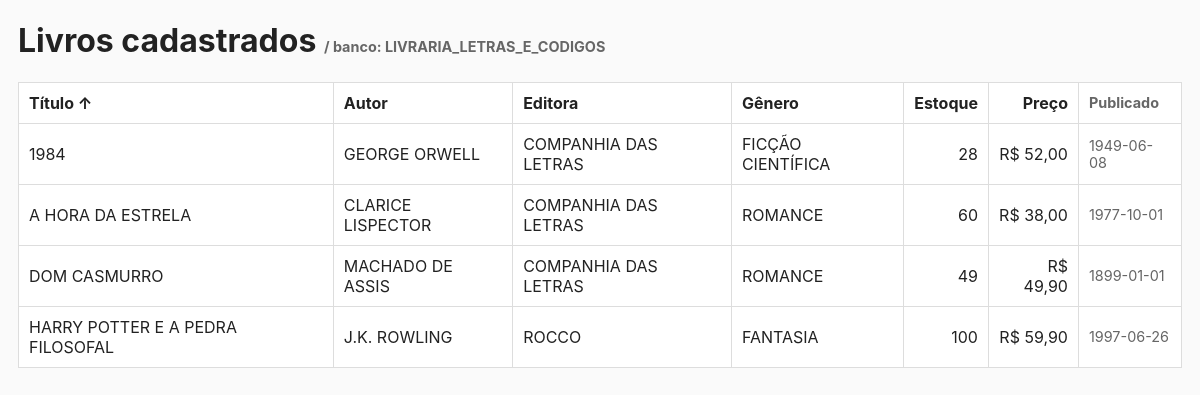
/MySQL/Livraria_01/index.php, run on an earlier commit of the app's database.
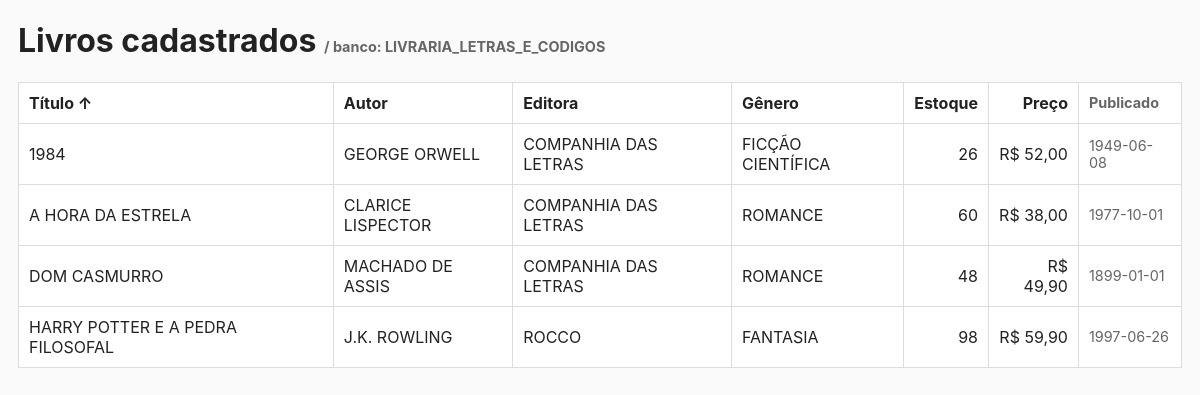
And on a later commit of the database.
### tables this page shows
CREATE TABLE LIVROS (
    ID_LIVRO INT PRIMARY KEY AUTO_INCREMENT,
    TITULO VARCHAR(255) NOT NULL,
    ID_AUTOR_FK INT NOT NULL,
    ID_EDITORA_FK INT NOT NULL,
    GENERO VARCHAR(50),
    PRECO DECIMAL(10, 2) NOT NULL,
    QUANTIDADE_ESTOQUE INT NOT NULL,
    DATA_PUBLICACAO DATE,
    FOREIGN KEY (ID_AUTOR_FK) REFERENCES AUTORES(ID_AUTOR),
    FOREIGN KEY (ID_EDITORA_FK) REFERENCES EDITORAS(ID_EDITORA)
);

CREATE TABLE AUTORES (
    ID_AUTOR INT PRIMARY KEY AUTO_INCREMENT,
    NOME VARCHAR(100) NOT NULL,
    NACIONALIDADE VARCHAR(50),
    DATA_NASCIMENTO DATE
);

CREATE TABLE EDITORAS (
    ID_EDITORA INT PRIMARY KEY AUTO_INCREMENT,
    NOME VARCHAR(100) NOT NULL UNIQUE,
    CNPJ VARCHAR(18) UNIQUE,
    ENDERECO VARCHAR(255),
    CIDADE VARCHAR(100),
    CONTATO_NOME VARCHAR(100),
    TELEFONE VARCHAR(20)
);

### MySQL/Livraria_01/index.php (the view, shortened to what this page needs)
<?php
$dbHost = '127.0.0.1';
$dbPort = 3306;
$dbUser = 'root';
$dbPass = 'senaisp';
$dbName = 'LIVRARIA_LETRAS_E_CODIGOS';
$mysqli = mysqli_connect($dbHost, $dbUser, $dbPass, $dbName, $dbPort);
mysqli_set_charset($mysqli, 'utf8mb4');
$columns = [
    'ID_LIVRO','TITULO','ID_AUTOR_FK','ID_EDITORA_FK',
    'GENERO','PRECO','QUANTIDADE_ESTOQUE','DATA_PUBLICACAO',
    'AUTOR','EDITORA'
];
$col = isset($_GET['column']) && in_array($_GET['column'], $columns) ? $_GET['column'] : 'TITULO';
$sort_order = (isset($_GET['sort']) && strtoupper($_GET['sort']) === 'DESC') ? 'DESC' : 'ASC';
$orderExprMap = [
    'AUTOR' => 'A.NOME',
    'EDITORA' => 'E.NOME'
];
$orderBy = $orderExprMap[$col] ?? "L.$col";
$sql = "
    SELECT
        L.ID_LIVRO,
        L.TITULO,
        L.GENERO,
        L.PRECO,
        L.QUANTIDADE_ESTOQUE,
        L.DATA_PUBLICACAO,
        A.NOME AS AUTOR,
        E.NOME AS EDITORA
    FROM LIVROS L
    LEFT JOIN AUTORES A ON L.ID_AUTOR_FK = A.ID_AUTOR
    LEFT JOIN EDITORAS E ON L.ID_EDITORA_FK = E.ID_EDITORA
    ORDER BY {$orderBy} {$sort_order}
";
$result = mysqli_query($mysqli, $sql);
$up_or_down = $sort_order === 'ASC' ? '↑' : '↓';
$asc_or_desc = $sort_order === 'ASC' ? 'DESC' : 'ASC';
function esc($s) { return htmlspecialchars($s, ENT_QUOTES|ENT_SUBSTITUTE, 'UTF-8'); }
function money($v) { return number_format((float)$v, 2, ',', '.'); }
?>
<!doctype html>
<html lang="pt-BR">
<head>
</head>
<body>
<h1>Livros cadastrados <span class="muted">/ banco: <?= esc($dbName) ?></span></h1>
<table>
    <thead>
        <tr>
            <th><a href="?column=TITULO&sort=<?= $asc_or_desc ?>">Título <?= $col === 'TITULO' ? $up_or_down : '' ?></a></th>
            <th><a href="?column=AUTOR&sort=<?= $asc_or_desc ?>">Autor <?= $col === 'AUTOR' ? $up_or_down : '' ?></a></th>
            <th><a href="?column=EDITORA&sort=<?= $asc_or_desc ?>">Editora <?= $col === 'EDITORA' ? $up_or_down : '' ?></a></th>
            <th><a href="?column=GENERO&sort=<?= $asc_or_desc ?>">Gênero <?= $col === 'GENERO' ? $up_or_down : '' ?></a></th>
            <th class="right"><a href="?column=QUANTIDADE_ESTOQUE&sort=<?= $asc_or_desc ?>">Estoque <?= $col === 'QUANTIDADE_ESTOQUE' ? $up_or_down : '' ?></a></th>
            <th class="right"><a href="?column=PRECO&sort=<?= $asc_or_desc ?>">Preço <?= $col === 'PRECO' ? $up_or_down : '' ?></a></th>
            <th class="small muted">Publicado</th>
        </tr>
    </thead>
    <tbody>
    <?php while ($row = mysqli_fetch_assoc($result)): ?>
        <tr>
            <td><?= esc($row['TITULO']) ?></td>
            <td><?= esc($row['AUTOR'] ?? '-') ?></td>
            <td><?= esc($row['EDITORA'] ?? '-') ?></td>
            <td><?= esc($row['GENERO'] ?? '-') ?></td>
            <td class="right"><?= (int)$row['QUANTIDADE_ESTOQUE'] ?></td>
            <td class="right">R$ <?= money($row['PRECO']) ?></td>
            <td class="small muted"><?= $row['DATA_PUBLICACAO'] ? esc($row['DATA_PUBLICACAO']) : '-' ?></td>
        </tr>
    <?php endwhile; ?>
    </tbody>
</table>
</body>
</html>

### MySQL/Livraria_01/index.php (style rules this page uses)
body { font-family:Inter,Segoe UI,Arial;margin:18px;background:#fafafa;color:#222 }
table { border-collapse:collapse;width:100%;background:#fff }
th,td { padding:10px;border:1px solid #ddd;text-align:left }
th a { color:inherit;text-decoration:none }
.muted { color:#666;font-size:0.9rem }
.right { text-align:right }
.small { font-size:0.9rem }

What changed in the data, as far as the page shows it:
changed livros "FICÇÃO CIENTÍFICA": QUANTIDADE_ESTOQUE "28" → "26"
changed livros "DOM CASMURRO": QUANTIDADE_ESTOQUE "49" → "48"
changed livros "HARRY POTTER E A PEDRA FILOSOFAL": QUANTIDADE_ESTOQUE "100" → "98"
